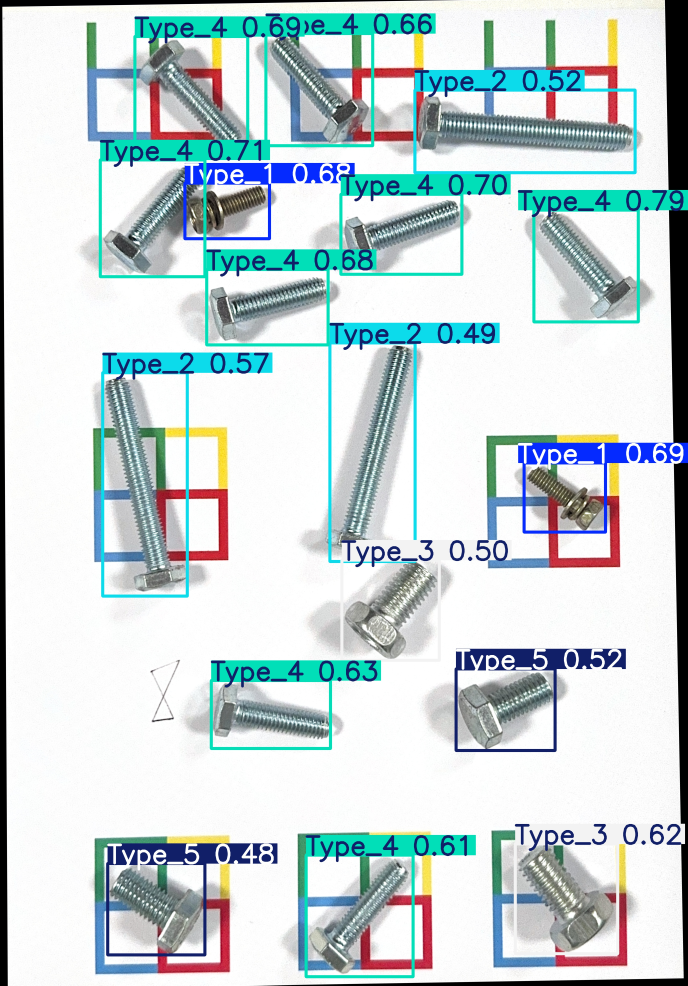
#> input picture lab2/raw_01.jpg, 3439 x 4928 px (shown at 1/5 size)
$ python -i restore_homography.py   (imports and definitions only)
#> lines starting #> are read from the running program, lines starting #| are printed output that depends on the picture; after the words box and inside, x2 and y2 are one past the last pixel; in counts of white or black regions, pixels touching at a corner belong together
#> further down, picture is the input picture: shape (4928, 3439, 3); mean B, G, R 214.9, 212.8, 199.1
import argparse
import glob
import os
from typing import List, Optional, Tuple
import csv

import cv2
import numpy as np


def _build_color_mask(color_img: np.ndarray) -> np.ndarray:
    hsv = cv2.cvtColor(color_img, cv2.COLOR_BGR2HSV)
#> hsv: shape (4928, 3439, 3); mean H, S, V 44.4, 35.6, 221.1
    mask = cv2.inRange(hsv, (0, 120, 50), (180, 255, 255))
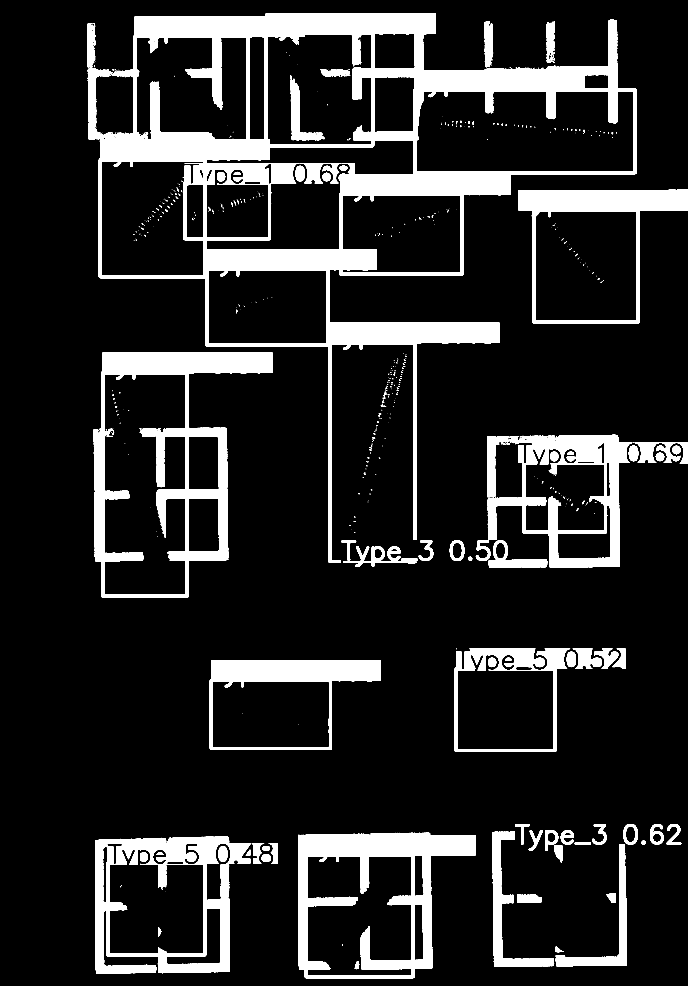
#> mask: shape (4928, 3439) (shown at 1/5 size); 14% white; 684 white regions (492 under 20 px), largest, box (x1, y1, x2, y2) and area: (437, 67, 3183, 2815) 954325, (468, 1763, 1362, 2988) 214800, (1490, 4169, 2379, 4891) 188025
    kernel = cv2.getStructuringElement(cv2.MORPH_ELLIPSE, (21, 21))
    mask = cv2.dilate(mask, kernel)
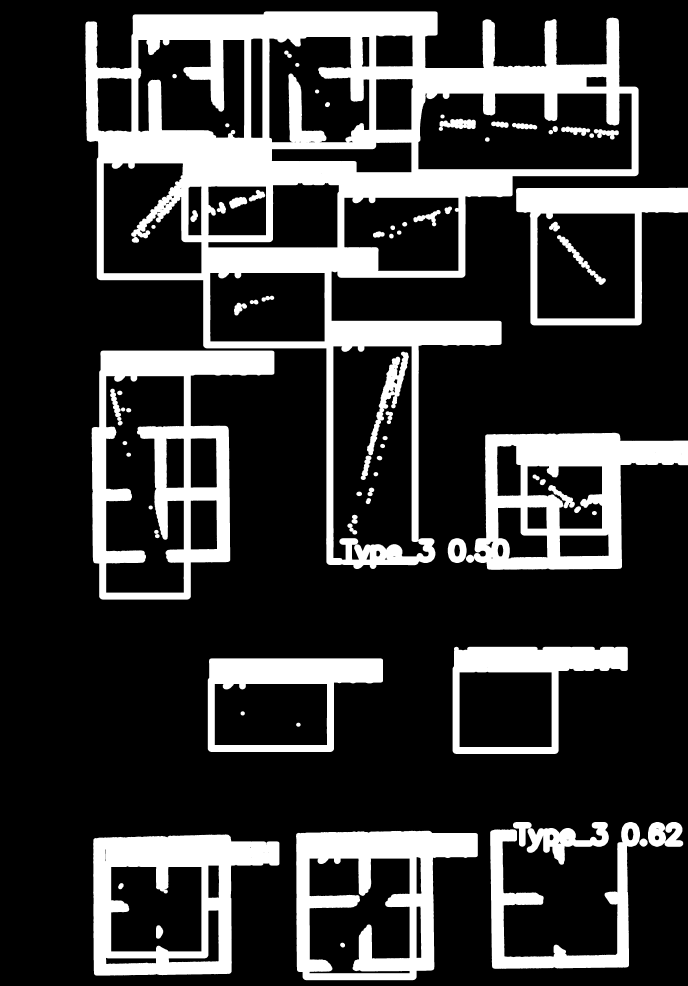
#> mask: shape (4928, 3439) (shown at 1/5 size); 21.8% white; 78 white regions, largest, box (x1, y1, x2, y2) and area: (427, 57, 3193, 2845) 1616395, (458, 1753, 1372, 2998) 370139, (2330, 2164, 3439, 2849) 324027
    return mask


# [248 lines left out: functions _create_detector, _detect_and_compute, _match_descriptors, _estimate_homography, _try_detectors, restore_images and 3 more, not called in this run]


# [2 lines not run here, left out]

>>> import cv2
>>> picture = cv2.imread('../../lab2/raw_01.jpg')
>>> result = _build_color_mask(picture)

$ run again, on lab3/data/01.png
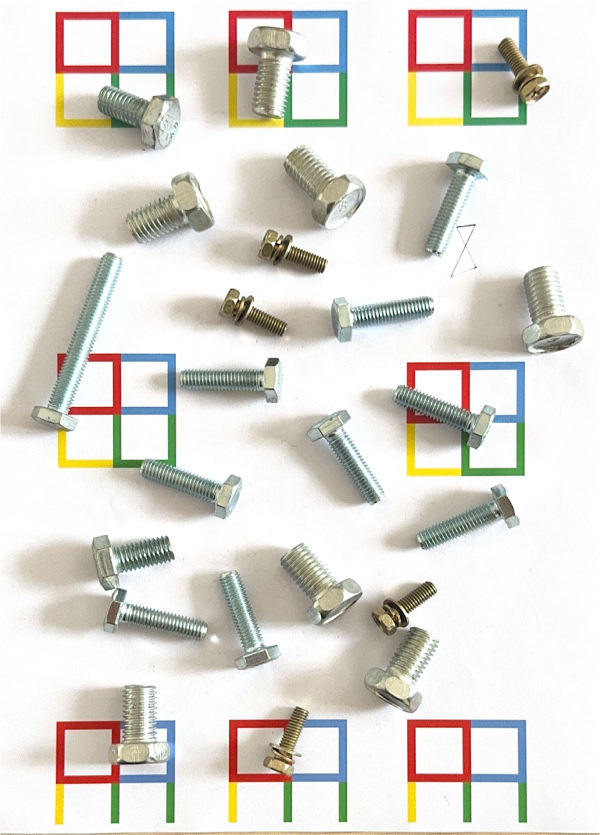
#> input picture lab3/data/01.png, 1200 x 1670 px (shown at 1/2 size)
#> picture is the input picture: shape (1670, 1200, 3); mean B, G, R 213.2, 219.1, 221.8
#> hsv: shape (1670, 1200, 3); mean H, S, V 41.9, 21.4, 225.7
#> in _build_color_mask, `mask = cv2.inRange(hsv, (0, 120, 50), (180, 255, 255))`:
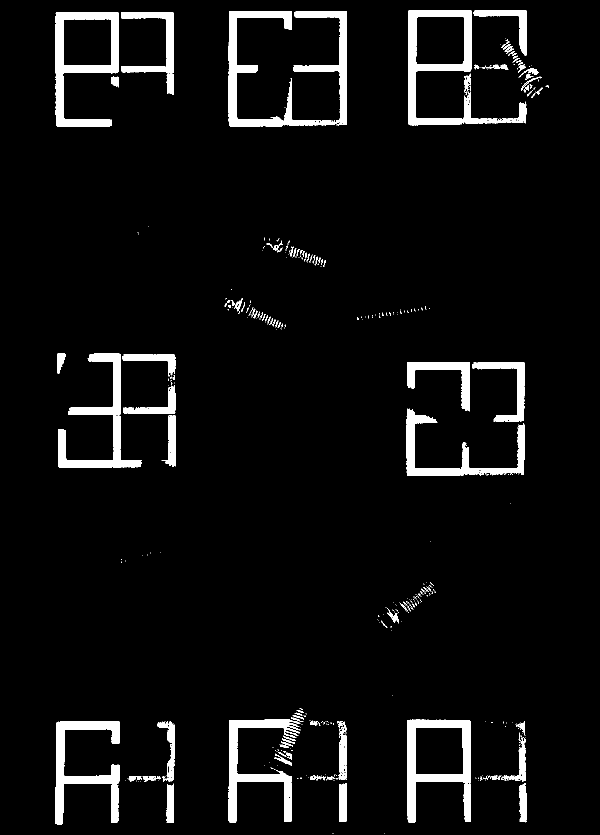
#> mask: shape (1670, 1200) (shown at 1/2 size); 5.5% white; 442 white regions (341 under 20 px), largest, box (x1, y1, x2, y2) and area: (457, 22, 694, 253) 14797, (816, 20, 1053, 251) 11460, (111, 24, 238, 254) 9779
#> in _build_color_mask, `mask = cv2.dilate(mask, kernel)`:
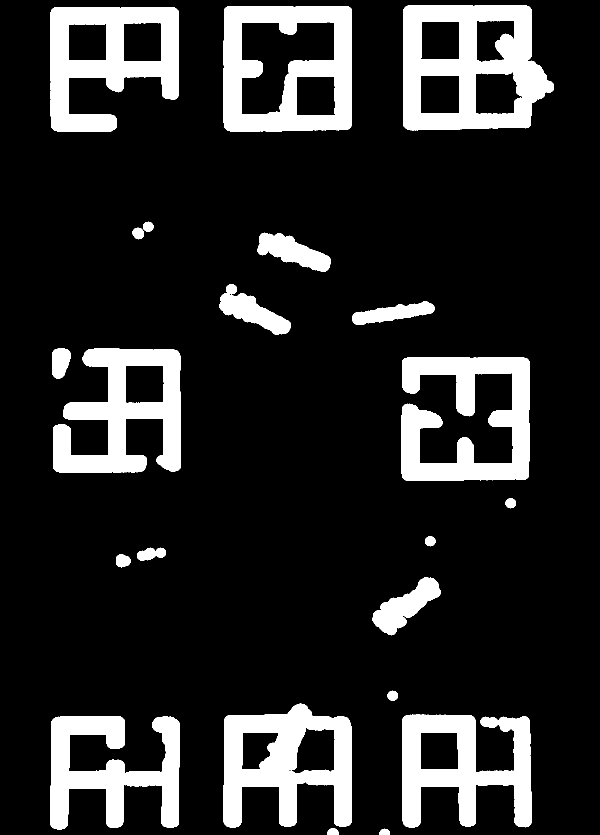
#> mask: shape (1670, 1200) (shown at 1/2 size); 15.6% white; 23 white regions, largest, box (x1, y1, x2, y2) and area: (806, 10, 1108, 261) 43653, (447, 12, 704, 263) 37068, (803, 714, 1059, 962) 36031

$ run again, on lab3/data/02.png
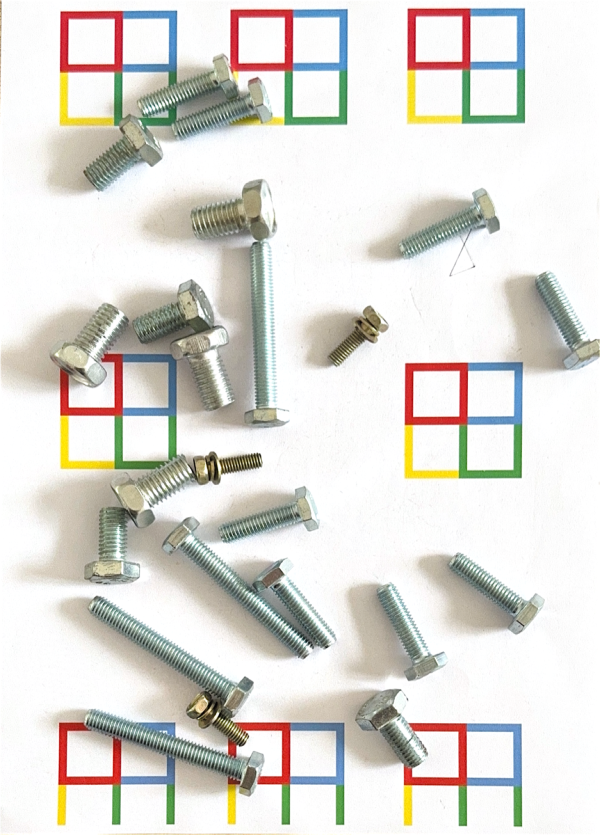
#> input picture lab3/data/02.png, 1200 x 1670 px (shown at 1/2 size)
#> picture is the input picture: shape (1670, 1200, 3); mean B, G, R 214.8, 220.1, 222.3
#> hsv: shape (1670, 1200, 3); mean H, S, V 42.1, 20.4, 226.6
#> in _build_color_mask, `mask = cv2.inRange(hsv, (0, 120, 50), (180, 255, 255))`:
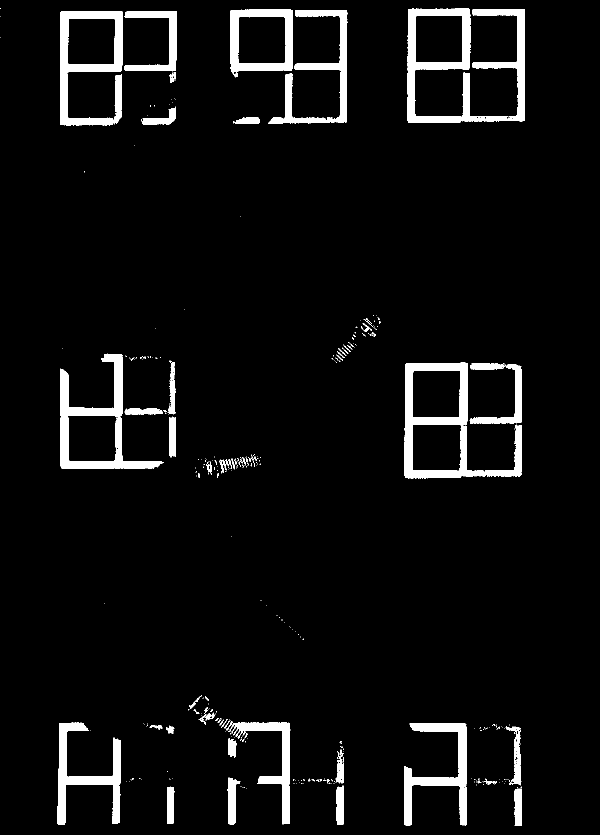
#> mask: shape (1670, 1200) (shown at 1/2 size); 5.5% white; 353 white regions (293 under 20 px), largest, box (x1, y1, x2, y2) and area: (815, 17, 1050, 246) 16932, (809, 725, 1044, 957) 13595, (120, 707, 327, 938) 10728
#> in _build_color_mask, `mask = cv2.dilate(mask, kernel)`:
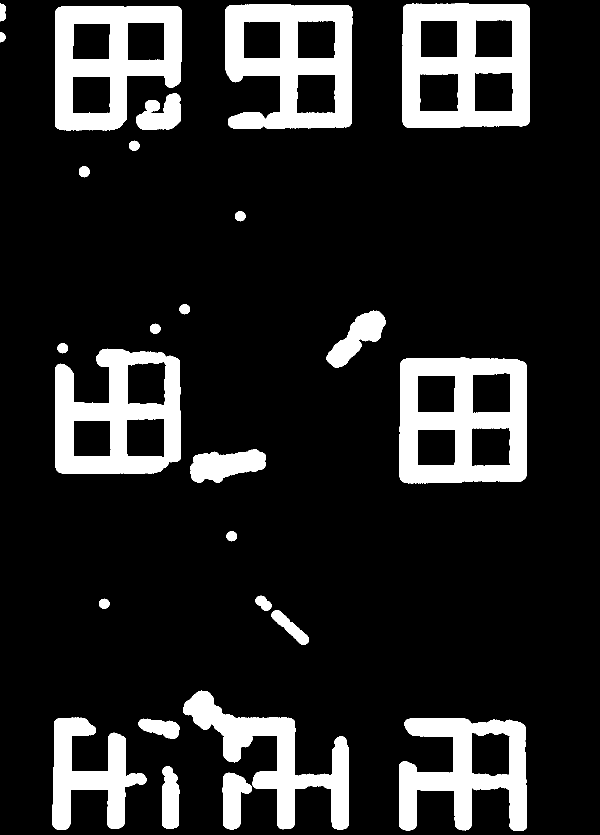
#> mask: shape (1670, 1200) (shown at 1/2 size); 14.9% white; 26 white regions, largest, box (x1, y1, x2, y2) and area: (799, 715, 1054, 967) 40629, (805, 7, 1060, 256) 40323, (451, 9, 705, 258) 37496
